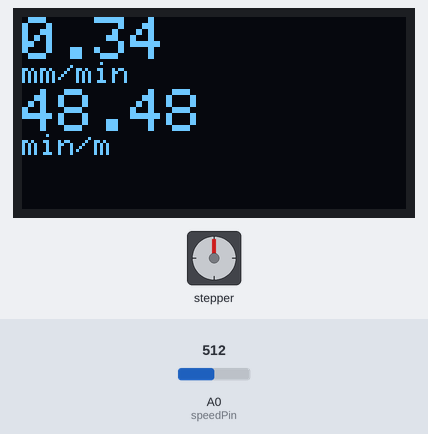
A sketch run on a simulated ESP8266 (Wemos D1 mini). On the bench: stepper motor, 128×64 one-colour display. Wiring (inferred from the names in the program): stepper motor driver (200 steps per turn assumed): step D6; direction D5; enable D3. The test bench sets the inputs (shaded band); at power-on: A0 (speedPin) = 512. The display library's start-up logo is not drawn; what the sketch prints to the serial monitor is not drawn.

Above: at 2.2 s.
2.3 s: A0 (speedPin) set to 11
At 3.0 s:
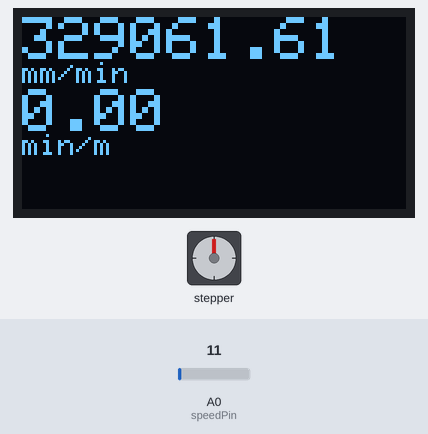
3.8 s: A0 (speedPin) set to 8
At 4.4 s:
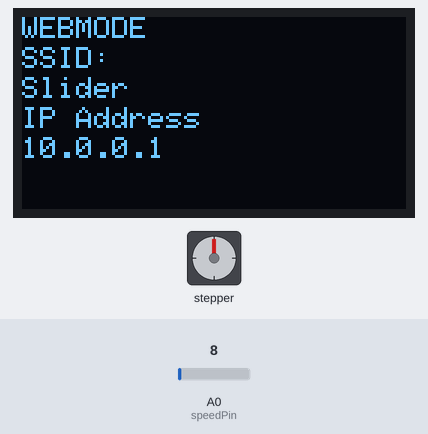
6.8 s: A0 (speedPin) set to 122
At 8.0 s:
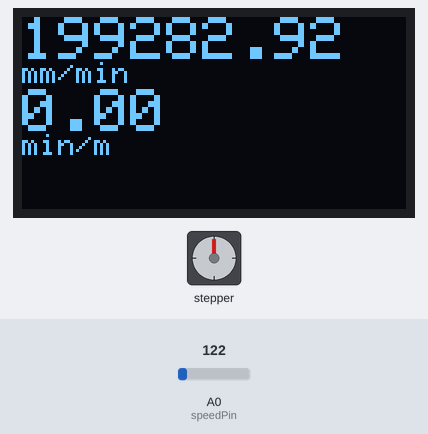
8.3 s: A0 (speedPin) set to 0
At 9.4 s:
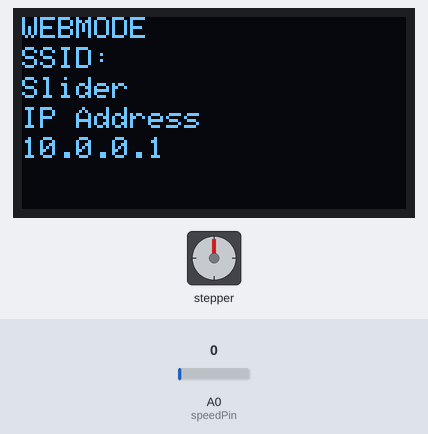
9.8 s: A0 (speedPin) set to 511
At 10.7 s:
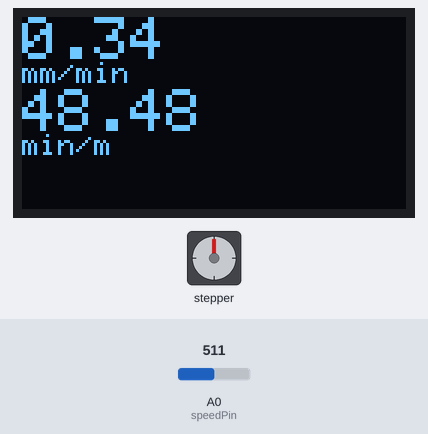
Timing chart, 0 to 12.3 s (numbered marks = the images above; inputs shaded):
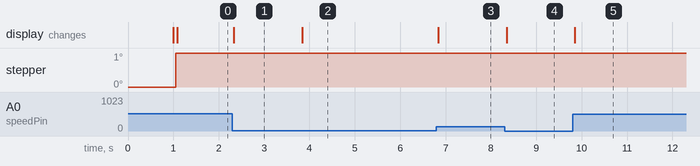

Measured:
- the behaviour switches between 10 and 9 on A0 (speedPin) (found by bisection; images 1 and 2)
- after the input at 2.3 s, the display: changes at once (image 1)
- after the input at 3.8 s, the display: changes at once (image 2)
- after the input at 6.8 s, the display: changes at once (image 3)
- after the input at 8.3 s, the display: changes after 0.05 s (image 4)
- after the input at 9.8 s, the display: changes after 0.05 s (image 5)

The sketch:

Slider.ino
```cpp
/*


ESP8266WebServer - Part of code revolving the ESP8266WebServer is partly sampled and greatly inspired by the solution proposed by Pieter P in "A Beguinner's Guide to the ESP8266" - Thanks.
*/
//OLED DISPLAY//////////////////////////////////////////////////////////
#include <Adafruit_SSD1306.h> //remember that this library must be installed through library manager. Remember to use the Wemos D1 mini version.

//ESP8266 WEB LIBRARIES//////////////////////////////////////////////////
#include <ESP8266WiFi.h>
#include <WiFiClient.h>
#include <ESP8266WebServer.h>

#include "webpage.h"

//OLED///////////////////////////////////////////////////////////////////
#define OLED_RESET 0  // GPIO0
Adafruit_SSD1306 display(OLED_RESET);

//STEPPER//////////////////////////////////////////////////////////////
int stepperSpeed = 0;
#define speedPin A0 //potmeter input pin
#define MS1Pin D0
#define MS2Pin D8
#define MS3Pin D7 //only applicable for A4988 16uSteps
#define stepPin D6
#define dirPin D5  // if direction matters, this must be inverted when switching between A4988 and TMC2208
#define enablePin D3 //Pull down to enable, up to disable.
int webSpeedDir = 0; //Remove when code is refactored.
int speedDir = 0;
int webSpeedValue = 0; //speed
String webDirection = ""; //left or right(motor on left)
int webDuration = 0; //duration in seconds
bool webStartStop = 0;

//WEB FEATURES////////////////////////////////////////////////////
IPAddress serverIP(10, 0, 0, 1);
IPAddress gateway(10, 0, 0, 1);
IPAddress subnet(255, 255, 255, 0);
//ESP8266WiFiMulti wifiMulti;     // Create an instance of the ESP8266WiFiMulti class, called 'wifiMulti'
ESP8266WebServer server(80);    // Create a webserver object that listens for HTTP request on port 80
void handleRoot();              // function prototypes for HTTP handlers
void handleConfig();
//void handleStart();
//void handleStop();
//void handleReturn();
const char *ssid = "Slider";
const char *password = "sliderslider"; //remember password length longer than 10 chars.

//VARIABLES////////////////////////////////////////////////////////////////
long lastTimeAlive, timePassed = 0;

bool webMode = LOW;

void setup()
{
  delay(1000);
  //SERIAL PORT//
  Serial.begin(115200);
  Serial.println();
  //STEPPER//
  pinMode(A0, INPUT);
  pinMode(dirPin, OUTPUT);
  pinMode(stepPin, OUTPUT);

  pinMode(MS1Pin, OUTPUT);
  pinMode(MS2Pin, OUTPUT);
  pinMode(MS3Pin, OUTPUT);
  pinMode(enablePin, OUTPUT);

  digitalWrite(MS1Pin, HIGH);
  digitalWrite(MS2Pin, HIGH);
  digitalWrite(MS3Pin, LOW);       //CHANGED FOR TMC2208

  digitalWrite(enablePin, LOW);
  digitalWrite(dirPin, HIGH);

  display.begin(SSD1306_SWITCHCAPVCC, 0x3C);  // initialize with the I2C addr 0x3C (for the 64x48)
  display.display(); //display whats in the display buffer on the display.

  //WEB FEATURES//
  // WiFi.mode(STA_AP);
  WiFi.disconnect(true); //there seems to be an issue with IP conflict or similar if it is connected to the home network in STA mode while in AP mode. This clears configuration on boot.
  WiFi.softAPConfig(serverIP, gateway, subnet);
  WiFi.softAP(ssid, password);
  Serial.println(WiFi.softAPIP());
  server.on("/", HTTP_ANY, handleRoot);        // Call the 'handleRoot' function when a client requests URI "/"
  server.on("/startstop", HTTP_POST, handleStartStop);       //Handle POST Start/stop command from web
  server.onNotFound(handleNotFound);           // When a client requests an unknown URI (i.e. something other than "/"), call function "handleNotFound"
  server.begin();                            // Actually start the server
  Serial.println("HTTP server started");
}

void loop()
{
  webMode = (analogRead(speedPin) < 10); //set webmode if potmeter is turned all the way to the left.
  server.handleClient();
  setSliderSpeed();
  updateDisplay();

  //Print alive every 1 second.
  if ((millis() - lastTimeAlive) >= 1000) {
    Serial.println("Still alive and has been for " + String(millis()));
    lastTimeAlive = millis();
  }

}

void handleRoot() {                          // When URI / is requested, send a web page with the form to configure settings.
  //server.send(200, "text/html", getRootHTML());
  Serial.println(server.method());
  if (server.method() == HTTP_GET) {
    Serial.println("Got GET request");
    server.send(200, "text/html", getRootHTML());
  }else if(server.method() == HTTP_POST) {
    Serial.println("Got POST request");
    server.send(200, "text/html", createHTML());
  }
}

void handleStartStop() {

  //for (int i = 1; i < server.args(); i++){
  //  Serial.println(server.argName(i) + ": " + server.arg(i));
  //}
  if(server.method() == HTTP_POST) {
    Serial.println("Got POST Start request");
    server.send(200, "text/html", createHTML());
  }
}

//void handleConfig() {
//
//  String webSpeedString = server.arg("speedinmmsec");
//  webSpeedDir = webSpeedString.toInt();
//  //futureProofing = int(server.arg("Futureproofing"));
//  Serial.print("running handleconfig. speedinmmsec = ");
//  Serial.println(webSpeedDir);
//  server.send(200, "text/html", getConfigHTML() );
//}

void handleNotFound() {
  server.send(404, "text/plain", "404: Not found"); // Send HTTP status 404 (Not Found) when there's no handler for the URI in the request
}

void updateDisplay() {
  double paceInMms = speedDir * speedDir / 72.727;
  double speedInSm = (1000 / paceInMms) / 60; //seconds per meter
  if (!webMode) {
    //  clear display and set cursor on the top left corner
    display.clearDisplay();
    display.setTextSize(1);
    display.setTextColor(WHITE);
    display.setCursor(0, 0);
    display.setTextSize(2);
    display.println(paceInMms);
    display.setCursor(0, 15); //(X/Y) position
    display.setTextSize(1);
    display.println("mm/min");
    display.setTextSize(2);
    display.setCursor(0, 24); //(X/Y) position
    display.print(speedInSm);
    display.setCursor(0, 39); //(X/Y) position
    display.setTextSize(1);
    display.print("min/m");
    display.display(); //Print display data buffer to screen
  }
  if (webMode) {
    display.clearDisplay();
    display.setTextSize(1);
    display.setTextColor(WHITE);
    display.setCursor(0, 0);
    display.setTextSize(1);
    display.println("WEBMODE");
    display.setCursor(0, 10); //(X/Y) position
    display.setTextSize(1);
    display.println("SSID:");
    display.setCursor(0, 20); //(X/Y) position
    display.setTextSize(1);
    display.println(String(ssid));
    display.setTextSize(1);
    display.setCursor(0, 30); //(X/Y) position
    display.println("IP Address");
    display.setCursor(0, 40); //(X/Y) position
    display.setTextSize(1);
    display.print(WiFi.softAPIP());
    display.display(); //Print display data buffer to screen
  }
}

void setSliderSpeed() { //Analogwritefeq must never be 0. It makes the code crash.

  if (!webMode) {
    speedDir = map(analogRead(speedPin), 0, 1023, -5000, 5000);
    if (speedDir > 0) {
      digitalWrite(dirPin, HIGH);
    } else {
      digitalWrite(dirPin, LOW);
    }
    if (abs(speedDir) == 0){
      analogWriteFreq(1);
    }else{
      analogWriteFreq(abs(speedDir));
    }
  }
  if (webMode) {
    if (webSpeedDir > 0) {
      digitalWrite(dirPin, HIGH);
    } else {
      digitalWrite(dirPin, LOW);
    }
    if (abs(speedDir) == 0){
      analogWriteFreq(1);
    }else{
      analogWriteFreq(abs(speedDir));
    }

  }

  analogWrite(stepPin, 100);
}


//WEB PAGES//////////////////////////////////////////////////////////// Note that all the \ in the HTML is to cancel out the following " in order to create a continous string.
//NOTE THAT HTML STRINGS MAY ONLY BE DECLARED AT THE TOP OF THE SKETCH IF THEY ARE CONSTANT. IF VARIABLES ARE TO BE INCLUDED, THEY MUST BE UPDATED SOMEWHERE AFTER COMPILE TIME.
String getRootHTML() {
  return index_html_get;
}

String createHTML() {
  //for (int i = 1; i < server.args(); i++){
  //  Serial.println(server.argName(i) + ": " + server.arg(i));
  //}

  webSpeedValue = server.arg(1).toInt();
  webDirection = String(server.arg(2));
  webDuration = server.arg(3).toInt();

String HTML =

"<!DOCTYPE html>"
"<html lang=\"en\">"
"<head>"
"    <meta charset=\"UTF-8\">"
"    <meta name=\"viewport\" content=\"width=device-width, initial-scale=1.0\">"
"    <title>Camera Slider Control</title>"
"    <style>"
"        body {"
"            font-family: -apple-system, BlinkMacSystemFont, 'Segoe UI', Roboto, sans-serif;"
"            max-width: 400px;"
"            margin: 50px auto;"
"            padding: 20px;"
"            background: #0a0a0a;"
"        }"
"        "
"        .container {"
"            background: linear-gradient(145deg, #1e1e1e, #2a2a2a);"
"            padding: 40px;"
"            border-radius: 24px;"
"            box-shadow: 0 20px 60px rgba(0,0,0,0.8), 0 0 1px rgba(255,255,255,0.1) inset;"
"            border: 1px solid rgba(255,255,255,0.05);"
"        }"
"        "
"        h1 {"
"            margin-top: 0;"
"            margin-bottom: 30px;"
"            color: #ffffff;"
"            font-weight: 600;"
"            font-size: 28px;"
"            letter-spacing: -0.5px;"
"        }"
"        "
"        .form-group {"
"            margin-bottom: 20px;"
"        }"
"        "
"        label {"
"            display: block;"
"            margin-bottom: 8px;"
"            color: #a0a0a0;"
"            font-weight: 500;"
"            font-size: 14px;"
"            letter-spacing: 0.3px;"
"        }"
"        "
"        input[type=\"number\"],"
"        select {"
"            width: 100%;"
"            padding: 12px 16px;"
"            border: 1px solid rgba(255,255,255,0.1);"
"            border-radius: 12px;"
"            font-size: 16px;"
"            box-sizing: border-box;"
"            background: rgba(0,0,0,0.3);"
"            color: #ffffff;"
"            transition: all 0.3s ease;"
"        }"
"        "
"        input[type=\"number\"]:focus,"
"        select:focus {"
"            outline: none;"
"            border-color: #007bff;"
"            background: rgba(0,0,0,0.4);"
"        }"
"        "
"        input[type=\"range\"] {"
"            width: 100%;"
"            margin-bottom: 10px;"
"            height: 6px;"
"            background: rgba(255,255,255,0.1);"
"            border-radius: 10px;"
"            outline: none;"
"            -webkit-appearance: none;"
"        }"
"        "
"        input[type=\"range\"]::-webkit-slider-thumb {"
"            -webkit-appearance: none;"
"            appearance: none;"
"            width: 20px;"
"            height: 20px;"
"            background: #007bff;"
"            border-radius: 50%;"
"            cursor: pointer;"
"            box-shadow: 0 2px 8px rgba(0,123,255,0.4);"
"        }"
"        "
"        input[type=\"range\"]::-moz-range-thumb {"
"            width: 20px;"
"            height: 20px;"
"            background: #007bff;"
"            border-radius: 50%;"
"            cursor: pointer;"
"            border: none;"
"            box-shadow: 0 2px 8px rgba(0,123,255,0.4);"
"        }"
"        "
"        input[type=\"number\"] {"
"            width: 120px;"
"        }"
"        "
"        button {"
"            width: 100%;"
"            padding: 14px;"
"            background: linear-gradient(135deg, #007bff, #0056b3);"
"            color: white;"
"            border: none;"
"            border-radius: 12px;"
"            font-size: 16px;"
"            cursor: pointer;"
"            font-weight: 600;"
"            transition: all 0.3s ease;"
"            box-shadow: 0 4px 15px rgba(0,123,255,0.3);"
"        }"
"        "
"        button:hover {"
"            transform: translateY(-2px);"
"            box-shadow: 0 6px 20px rgba(0,123,255,0.4);"
"        }"
"        "
"        button:active {"
"            transform: translateY(0);"
"        }"
"    </style>"
"</head>"
"<body>"
"    <div class=\"container\">"
"        <h1>Camera Slider</h1>"
"        <form action=\"\" method=\"POST\">"
"            <div class=\"form-group\">"
"                <label for=\"speed\">Speed (mm/min) (" + String(webSpeedValue) + "mm/min)</label>"
"                <input type=\"range\" id=\"speed\" name=\"speed\" min=\"1\" max=\"1000\" value=\"" + String(webSpeedValue) + "\" oninput=\"document.getElementById('speedValue').value = this.value\">"
"                <input type=\"number\" id=\"speedValue\" name=\"speedValue\" min=\"1\" max=\"1000\" value=\"" + String(webSpeedValue) + "\" oninput=\"document.getElementById('speed').value = this.value\">"
"            </div>"
"            "
"            <div class=\"form-group\">"
"                <label for=\"direction\">Direction (" + String(webDirection) + ")</label>"
"                <select id=\"direction\" name=\"direction\" required>"
"                    <option value=\"left\">Left</option>"
"                    <option value=\"right\">Right</option>"
"                </select>"
"            </div>"
"            "
"            <div class=\"form-group\">"
"                <label for=\"duration\">Duration (seconds) (" + String(webDuration) + "s)</label>"
"                <input type=\"number\" id=\"duration\" name=\"duration\" min=\"1\" max=\"1000\" value=\"" + String(webDuration) + "\" required>"
"            </div>"
"            "
"            <button type=\"submit\">Set values</button>"
"        </form>"
"        <form action=\"/startstop\" method=\"POST\">"
"            <button type=\"submit\">Start</button>"
"        </form>"
"    </div>"
"</body>"
"</html>";

  return HTML;
}
```

Source omitted: webpage.h (5106 bytes)
